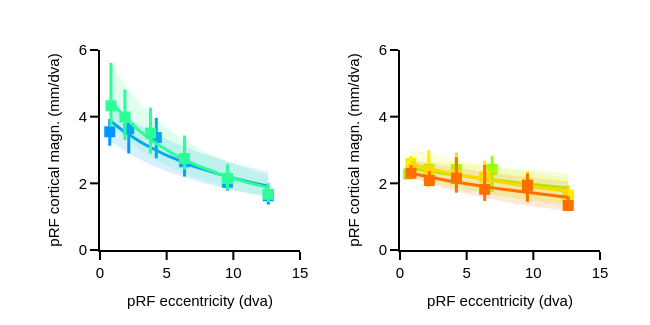

Here is the notebook cell this chart was saved with:
### Code cell
fig = prf_ecc_pcm_plot(df=df_ecc_pcm, figure_info=analysis_info, rsq2use=rsq2use)
fig.show()
fig_dir = '/Users/uriel/Library/CloudStorage/Dropbox/retinomaps/figures/material/pRF_figures/ecc_size_pcm'
fig.write_image("{}/{}_ecc_pCM.pdf".format(fig_dir, subject))


# fig.write_image("/Users/uriel/Downloads/{}_ecc_pCM.pdf".format(subject))
